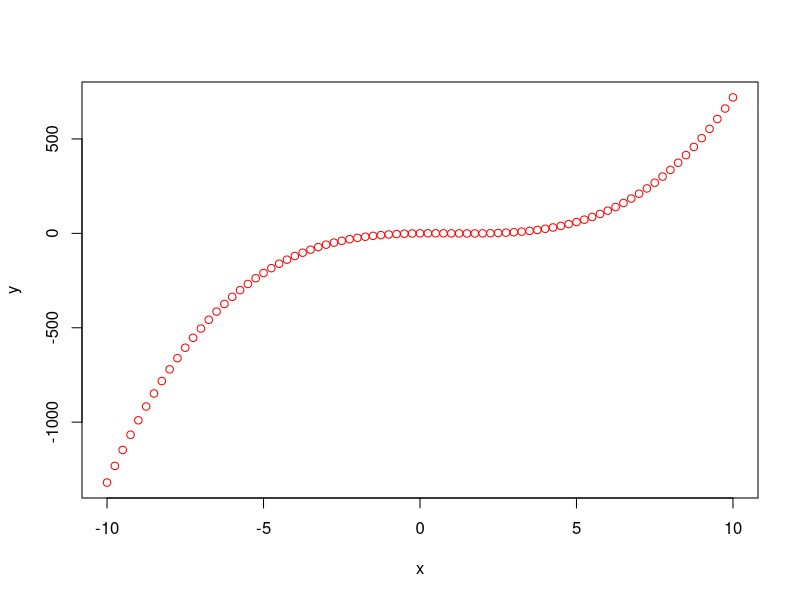
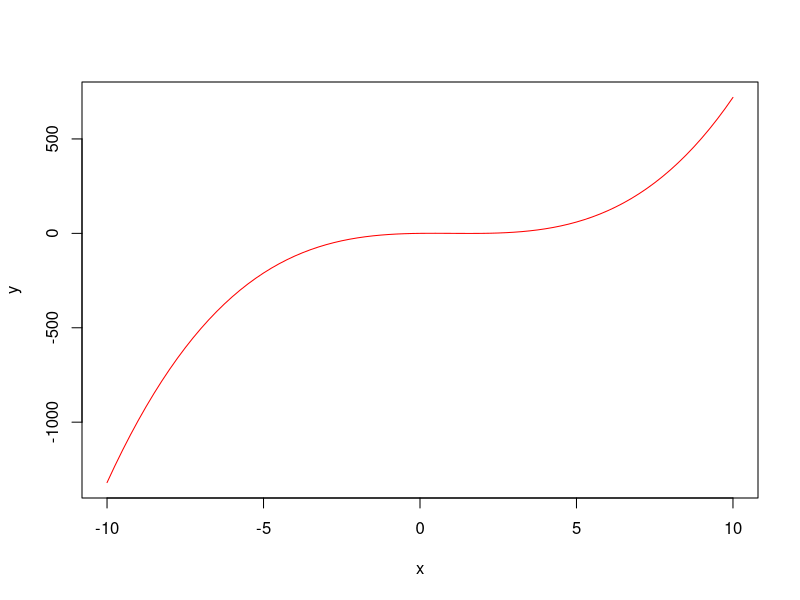
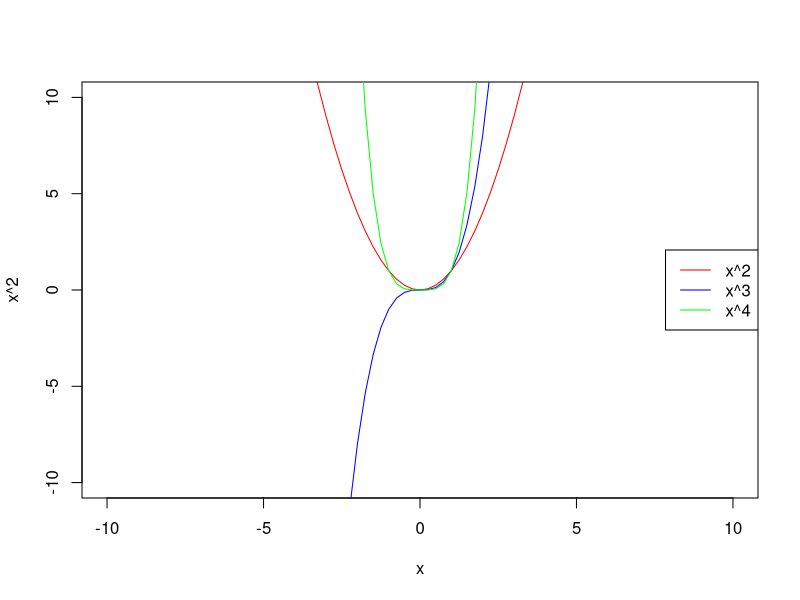
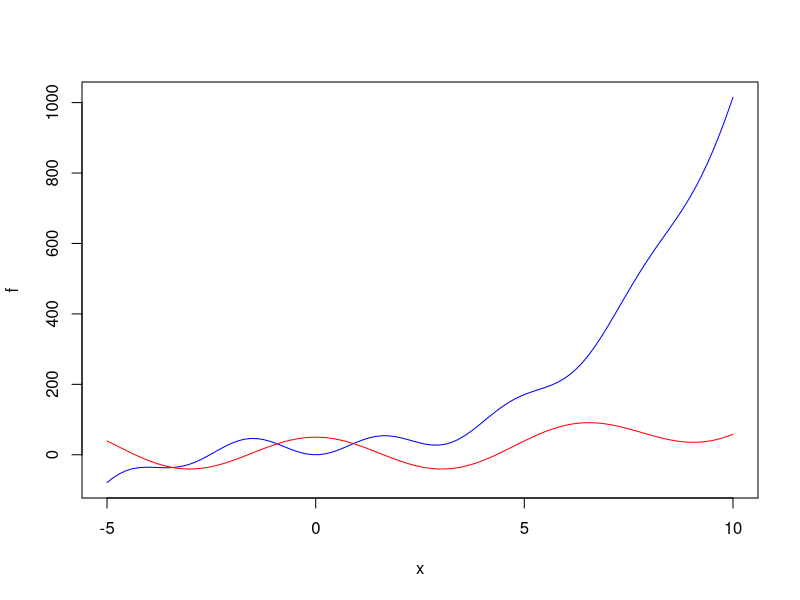
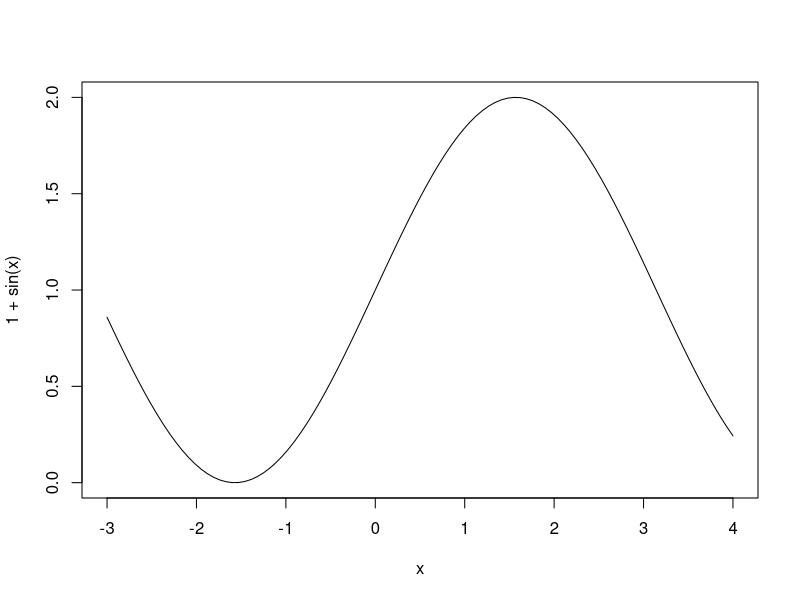

Reproduce these figures in R, in order.
## ---- chunk 1
library(parallel) ##load the parallel package for parallel computing
## ---- chunk 2
?plot
## ---- chunk 3
??"linear model"
## ---- chunk 4
??utils::"help" ## search pages with the "help" string in the utils package
## ---- chunk 5
### Comments are useful to explain the code, improve readability and 
### add notes to the code files

# this is a comment line
## Now we will sum 10 and 12 and display the result
10 + 12  #the sum 


## ---- chunk 6
a <- 1

print(1)
## ---- chunk 7
x <- 100 #here we assign an integer to x
print(x)

x <- "The variable x" #here we assing a string to the same variable x
print(x)
## ---- chunk 8
x <- "this is a string"

try(1 + x, silent = F, outFile = stdout())   ## just a way to show that 1 + x return and error
## ---- chunk 9
12 -> x

x + 1
## ---- chunk 10
print(x)
## ---- chunk 11
v <- 5
typeof(v)
## ---- chunk 12
typeof(TRUE)
## ---- chunk 13
z <- 1 + 3i 
typeof(z)
## ---- chunk 14
typeof("Hello")
## ---- chunk 15
1 + 2
10 - 3 
## ---- chunk 16
20 * 2 
10/3
3^2
## ---- chunk 17
10 %/% 3 #integer division
10 %% 3 # 10 mod 3
## ---- chunk 18
exp(2.5)

log(10)

log2(16) #logarithm in base 2

log10(100)
## ---- chunk 19
sin(2*pi) ##it is zero ....

cos(pi)
## ---- chunk 20
1 < 2
10 >= 10 
-1 > 10 
## ---- chunk 21
v <- 1
v == 1
v != 2
v != 1

a <- "hello"
a == "hello"
a == "Hello"
a != "aaaa"
## ---- chunk 22
x <- 10 

(x < 100) & (x > 0) # x smaller than 100 AND greater than 0

(x > 100) | (x < 0) # x greater than 100 OR smaller than 0
## ---- chunk 23
!(x == 1) # NOT (is x equal to 1)
## ---- chunk 24
x <- 5
test <- x == 4  #now in the variable test we have a value (TRUE or FALSE)
!test #negate the boolean variable test
## ---- chunk 25
v <- c(1, 3, 5, 7)
print(v)
## ---- chunk 26
length(v)
## ---- chunk 27
v[1]
v[2]
## ---- chunk 28
x <- c(3, 1, 5, -2.4, 5.4, 1.2, -15.6) #define a vector x
y <- c(2, 0, 4, 2, -1, 0 , 0) #define a vector y with the same lenght as x

x + y #compute the sum component-wise

## ---- chunk 29
x*y
## ---- chunk 30
x/y 
## ---- chunk 31
abs(x)
## ---- chunk 32
v <- c(3, 2, 5, 7, 4, 3)
v[3] 

v[3] <- 0 ## this assign 0 to the 3rd position of the vector
v
## ---- chunk 33
v < 5 
## ---- chunk 34
v[ v<5 ]
## ---- chunk 35
v[ c(1,3)] #the first and the third element
## ---- chunk 36
v[-2] #all but the 2 element

v[-c(1,3)] #all but the first and third element
## ---- chunk 37
v1 <- c(1,2)

v2 <- c(3,4,5)

c(v1,v2)
## ---- chunk 38
1:10 
## ---- chunk 39
8:(-3)
## ---- chunk 40
seq(from = 0, to = 4 , by = 0.25) ## specifying the step 
## ---- chunk 41
seq(from = 0, to = 4, length.out = 7) ##specifying the length of the sequences
## ---- chunk 42
v <- 1:10
sum(v)

prod(v)
## ---- chunk 43
matrix(data = c(1,2,3,4,5,6) , nrow = 2 )
## ---- chunk 44
matrix(data = c(1,2,3,4,5,6) , nrow = 2 , byrow = TRUE)
## ---- chunk 45
A <- matrix(data = 5, nrow = 4, ncol = 3)
print(A)
## ---- chunk 46
nrow(A)
ncol(A)
## ---- chunk 47
dim(A)
## ---- chunk 48
M <- matrix(c(1,2,3,4,5,6,7,8,9,10,11,12), nrow=4) #matrix with 4 rows and 3 columns
M[1,1] ## the element in the first row and first column

M[3,1]
## ---- chunk 49
M[2,] #the second row
## ---- chunk 50
M[,1]
## ---- chunk 51
subM <- M[c(1,3), c(1,2)]
print(subM)
## ---- chunk 52
A <- matrix(data = c(1,2,3,4), nrow = 2)
A
diag(A)
## ---- chunk 53
diag(A) <- c(10,20)
A
## ---- chunk 54
diag(c(1,2,3,4))
## ---- chunk 55
diag(1, nrow=3)
## ---- chunk 56
l <- list(c(1,2), diag(1, nrow=3), "I am a string")
print(l)
## ---- chunk 57
l[[3]]
## ---- chunk 58
l[c(1,3)]
## ---- chunk 59
l <- list(vec = c(1,2), matr = diag(1, nrow=3), mystring = "I am a string")
## ---- chunk 60
l$mystring
## ---- chunk 61
l$newString <- "AAAA"
## ---- chunk 62
length(l)
## ---- chunk 63
DF <- data.frame(A = c(1, 0, 1, 1, 0), B = c(100, 98 , 99, 100, 110))
print(DF)
## ---- chunk 64
DF[3,2]
## ---- chunk 65
DF[4, "A"]
## ---- chunk 66
DF$B 
## ---- chunk 67
DF <- data.frame( X = as.factor(c(1,1,0,0,1,0,0,1,0,1)),
                  Y = c(13, 10, 5, 23 , 32, 7, 19, 6, 11, 3),
                  Z = c(-2, 1, 0, 2, -3, 0, 2, 1, -2, -1),
                  W = c(0.3, 0.1, 1.3, 0.7, 0.9, 1.1, 0.2, 0.1, 0.9, 1)) 
DF
## ---- chunk 68
   DF[ DF$X == 1, ]  
## ---- chunk 69
  DF[ DF$Y > 10, ]
## ---- chunk 70
  DF[ DF$Y > 10 &  DF$Z < 0, ]
## ---- chunk 71
x <- 10

if (x > 0){
  print(sqrt(x))
} else {
  print("Negative number")
}
## ---- chunk 72
x <- -5

if (x > 0){
  print(sqrt(x))
} else {
  print("Negative number")
}
## ---- chunk 73
v <- c(10, 15, -1, 0)

tot <- 0
for (a in v){
  tot <- tot + a 
}
print(tot)

## ---- chunk 74
for (i in 1:5){
  print(paste("this is the", i, "iteration"))
}
## ---- chunk 75
tot <- 0
for (x in seq(from = 0, to = 1, by = 0.1)){
  tot <- tot + x^3
}
print(tot)
## ---- chunk 76
myNewFun <- function(arg1, arg2 = 2, arg3 = NA){
  #some computations
  #
  # example:  
  res <- arg1 + arg2 
  #
  # return the result
  return(res)
} 
## ---- chunk 77
f_sum <- function(a, b = 0){
   a + b  #we can omit the return statement, 
          #the function will return the last computed value
}

f_sum(1, 3)

f_sum(2)
## ---- chunk 78
f_sum(b = 4, a = 1)
## ---- chunk 79
f_hello_world <- function(){
  print("Hello world")
}
## ---- chunk 80
f_const <- function(){
  return(5)
}

## ---- chunk 81
f_summary <- function(x) {
  l <- list()
  l$mean <- mean(x)
  l$var <- var(x)
  l$max <- max(x)
  l$min <- min(x)
  return(l)
}

f_summary(rnorm(100))
## ---- chunk 82
lapply( 1:10, function(i) 1:i  )
## ---- chunk 83
classroom <- list(
student1 = list( grade1 = 8, grade2 = 6 , name = "Niels" ),
student2 = list( grade1 = 7, grade2 = 4, name = "Julia" ),
student3 = list( grade1 = 4, grade2 = 6, name = "Chris") 
)

grades1 <- lapply( classroom, function(stud) return(stud$grade1))
grades1
## ---- chunk 84
D <- data.frame( A = rnorm(100), B = runif(100), C = runif(100))

lapply(D, sum) #obtain the sum of the observations of A, B, C 
## ---- chunk 85
sapply( classroom, function(stud) return(stud$grade1))
## ---- chunk 86
m <- matrix(data = rnorm(100), nrow = 20) # a 20 x 5 matrix

apply(m, MARGIN = 1, sum) #obtain the row-wise sums

apply(m, MARGIN = 2, sum) #obtain the column-wise sums
## ---- chunk 87
x <- seq(from =-10, to = 10, by = 0.25)
y <- x^3 - 3*x^2 + 2*x
plot(x,y, col = "red")
## ---- chunk 88
plot(x,y, col = "red", type = "l" )
## ---- chunk 89
plot(x, x^2, type = "l", col = "red", ylim = c(-10,10))
lines(x, x^3, col = "blue")
lines(x, x^4, col = "green")
legend("right",legend = c("x^2","x^3","x^4"), col = c("red", "blue", "green"), 
       lty = c(1,1,1))
## ---- chunk 90
f <- function(x){
  return(50*sin(x) ^ 2 + x ^ 3)
}

g <- function(x){
  return(50*cos(x) + x ^ 2)
}
plot(f, from = -5, to = 10, col = "blue")
plot(g, from = -5, to = 10, col = "red", add = TRUE)
## ---- chunk 91
curve( 1 + sin(x), from = -3, to = 4)
## ---- chunk 92
a<-1
b<-3
c<-(a+b)/(a*5)+b/(a-2)-6/b
## ---- chunk 93
a <- 1
b <- 3
c <- (a + b) / (a * 5) + b / (a - 2) - 6 / b
## ---- chunk 94
f_lot_args <- function(a, b, c, d, e, f, g, h, i, l){
  return(f)
}

f_lot_args( a = 1, b = c(1,2,3,4,5), c = "IamAstring",
           d = 3, e = 1212413513514143135 , 
           f = list( A = c(1, 2, 3), B = c(1, 2, 3)),
           g = 1, h = 2, i = 3,
           l = c(1, 2, 3, 4, 5, 6, 7, 8, 9, 10) )
